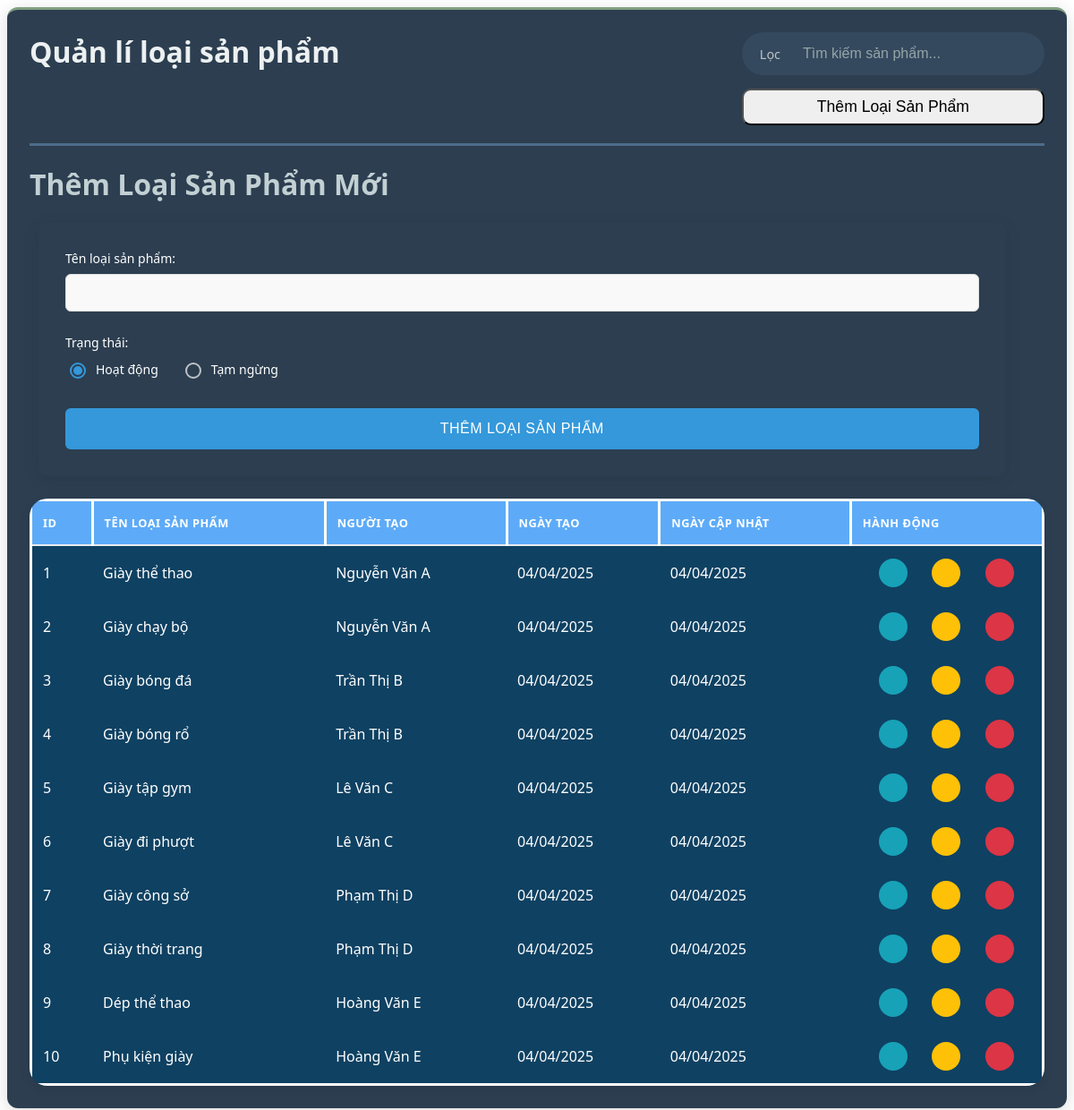
Screenshot of /admin/dashboard/dashboard_typeproducts.php with the database file from the repository.
### tables this page shows
CREATE TABLE type_product
(
  id INT NOT NULL AUTO_INCREMENT,
  name VARCHAR(100) NOT NULL,
  id_admin INT NOT NULL,
  is_active INT NOT NULL DEFAULT 1,
  created_at TIMESTAMP DEFAULT CURRENT_TIMESTAMP,
  updated_at TIMESTAMP DEFAULT CURRENT_TIMESTAMP ON UPDATE CURRENT_TIMESTAMP,
  PRIMARY KEY (id),
  FOREIGN KEY (id_admin) REFERENCES admin(id) ON DELETE CASCADE
);

### database/database_sever.php (called while the page is built, shortened)
<?php
    class database_sever{
        private $host = 'localhost';
        private $username = 'root';
        private $password = '';
        public $conn = null;
        public function __construct($db_name="bangiay"){
            $this->db_name = $db_name;
        try {
            $this->conn = new PDO(
                'mysql:host=' . $this->host . ';dbname=' . $this->db_name,
                $this->username,
                $this->password
            );
            $this->conn->setAttribute(PDO::ATTR_ERRMODE, PDO::ERRMODE_EXCEPTION);
            $this->conn->setAttribute(PDO::ATTR_DEFAULT_FETCH_MODE, PDO::FETCH_ASSOC);
            $this->conn->setAttribute(PDO::ATTR_EMULATE_PREPARES, false);
        } catch(PDOException $e) {
            error_log("Connection Error: " . $e->getMessage());
            throw new Exception("Database connection failed");
        }
        }
        public function view_table($string_query,$param=[]){
            try{
                $this->stmt = $this->conn->prepare($string_query);
                $this->stmt->execute($param);
                return $this->stmt->fetchAll();
            } catch(PDOException $e) {
                echo "Lỗi: " . $e->getMessage();
            }
        }
    }
?>

### dao/TypeProductDao.php (called while the page is built, shortened)
<?php
require_once __DIR__ . '/../DTO/TypeProduct.php';
require_once __DIR__ . '/../database/database_sever.php';
class TypeProductDao {
    private $db;
    public function __construct() {
        $this->db = new database_sever();
    }
    public function view_all() {
        $sql = "SELECT * FROM type_product";
        $results = $this->db->view_table($sql);
        $types = [];
        foreach ($results as $row) {
            $types[] = new TypeProductDTO($row);
        }
        return $types;
    }
}
?>
<?php $table_typeproduct = new TypeProductDao();?>

### DTO/TypeProduct.php (called while the page is built, shortened)
<?php
    class TypeProductDTO {
        public function __construct($data) {
            $this->id = $data['id'] ?? null;
            $this->name = $data['name'] ?? '';
            $this->id_admin = $data['id_admin'] ?? null;
            $this->created_at = $data['created_at'] ?? null;
            $this->updated_at = $data['updated_at'] ?? null;
        }
    }
?>

### dao/AdminDao.php (called while the page is built, shortened)
<?php
require_once __DIR__ . '/../DTO/AdminDTO.php';
require_once __DIR__ . '/../database/database_sever.php';
class AdminDao {
    private $db;
    public function __construct() {
        $this->db = new database_sever();
    }
    public function get_by_id($id) {
        $sql = "SELECT * FROM admin WHERE id = :id";
        $params = ['id' => $id];
        $result = $this->db->view_table($sql, $params);
        if (!empty($result)) {
            return new AdminDTO($result[0]);
        }
        return null;
    }
}
?>

### DTO/AdminDTO.php (called while the page is built, shortened)
<?php
class AdminDTO {
    public function __construct($data) {
        $this->name = $data['name'] ?? '';
    }
}
?>

### admin/dashboard/table/typeproduct_management.php (the view, shortened to what this page needs)
<?php
require_once __DIR__ . "/../../../dao/TypeProductDao.php";
$typeProducts = $table_typeproduct->view_all();
?>
<link rel="stylesheet" href="css/admin_style/dashboard/table_main.css">
<div class=" type-product-management object-management active">
    <table class="data-table">
        <thead>
            <tr>
                <th>ID</th>
                <th>Tên loại sản phẩm</th>
                <th>Người tạo</th>
                <th>Ngày tạo</th>
                <th>Ngày cập nhật</th>
                <th>Hành động</th>
            </tr>
        </thead>
        <tbody>
            <?php foreach ($typeProducts as $type): ?>
                <tr data-id="<?= $type->id ?>">
                    <td><?= $type->id ?></td>
                    <td>
                        <div class="type-name">
                            <?= htmlspecialchars($type->name) ?>
                        </div>
                    </td>
                    <td>
                        <?php
                        require_once __DIR__."/../../../dao/AdminDao.php";
                        $temp_admin = new AdminDao();
                        $adminName = $temp_admin->get_by_id($type->id_admin)->name;
                        echo $adminName ?? 'Unknown';
                        ?>
                    </td>
                    <td><?= date('d/m/Y', strtotime($type->created_at)) ?></td>
                    <td><?= $type->updated_at ? date('d/m/Y', strtotime($type->updated_at)) : 'Chưa cập nhật' ?></td>
                    <td class=' row button-update'>
                        <button class='action-btn view-btn' data-action='view-typeproduct' data-id='<?= $type->id ?>'>
                        </button>
                        <button class='action-btn edit-btn' data-action='update-typeproduct' data-id='<?= $type->id ?>'>
                        </button>
                        <button class='action-btn delete-btn' data-action='delete-typeproduct' data-id='<?= $type->id ?>'>
                        </button>
                    </td>
                </tr>
            <?php endforeach; ?>
        </tbody>
    </table>
</div>

### css/admin_style/dashboard/table_main.css (style rules this page uses)
.object-management { background: #0f4162; margin-top: 25px; border-radius: 20px; box-shadow: 0 4px 12px rgba(0, 0, 0, 0.08); overflow-x: auto; position: relative; z-index: 1; }
.data-table { width: 100%; color: white; border-collapse: collapse; border-radius: 20px; border: 3px white solid; font-family: 'Segoe UI', Tahoma, Geneva, Verdana, sans-serif; position: relative; }
.data-table thead { background-color: #5dabf8; border-bottom: 2px solid #e9ecef; }
.data-table th { padding: 15px 12px; text-align: left; font-weight: 600; text-transform: uppercase; font-size: 0.8rem; letter-spacing: 0.5px; border-right: 3px white solid; }
.data-table tbody tr { transition: all 0.2s ease; position: relative; }
.data-table td { padding: 14px 12px; vertical-align: middle; border-right: none; position: relative; }
.button-update { display: flex; gap: 8px; justify-content: space-evenly; position: relative; }
.action-btn { width: 32px; height: 32px; border-radius: 50%; display: flex; align-items: center; justify-content: center; border: none; cursor: pointer; transition: all 0.2s ease; font-size: 16px; position: relative; z-index: 2; }
.view-btn { background-color: #17a2b8; }
.edit-btn { background-color: #ffc107; }
.delete-btn { background-color: #dc3545; }

### rows the page displays
type_product: id "1", name "Giày thể thao", id_admin.name "Nguyễn Văn A", created_at "04/04/2025", updated_at "04/04/2025"
type_product: id "2", name "Giày chạy bộ", id_admin.name "Nguyễn Văn A", created_at "04/04/2025", updated_at "04/04/2025"
type_product: id "3", name "Giày bóng đá", id_admin.name "Trần Thị B", created_at "04/04/2025", updated_at "04/04/2025"
type_product: id "4", name "Giày bóng rổ", id_admin.name "Trần Thị B", created_at "04/04/2025", updated_at "04/04/2025"
type_product: id "5", name "Giày tập gym", id_admin.name "Lê Văn C", created_at "04/04/2025", updated_at "04/04/2025"
type_product: id "6", name "Giày đi phượt", id_admin.name "Lê Văn C", created_at "04/04/2025", updated_at "04/04/2025"
type_product: id "7", name "Giày công sở", id_admin.name "Phạm Thị D", created_at "04/04/2025", updated_at "04/04/2025"
type_product: id "8", name "Giày thời trang", id_admin.name "Phạm Thị D", created_at "04/04/2025", updated_at "04/04/2025"
type_product: id "9", name "Dép thể thao", id_admin.name "Hoàng Văn E", created_at "04/04/2025", updated_at "04/04/2025"
type_product: id "10", name "Phụ kiện giày", id_admin.name "Hoàng Văn E", created_at "04/04/2025", updated_at "04/04/2025"
